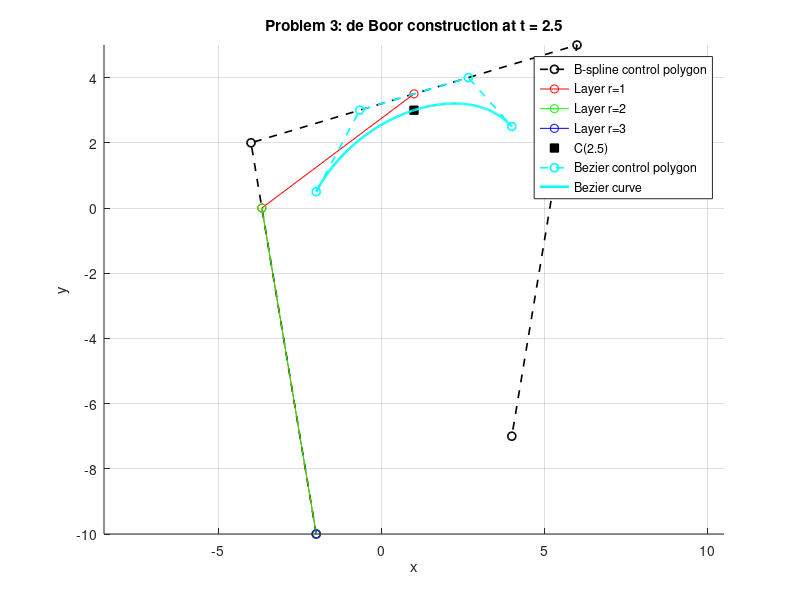

MATLAB code for this plot:
%% Assignment 6 - Problem 3 (Robust de Boor + Bezier conversion)
% ----------------------------------------------------------
% This script evaluates a uniform cubic B-spline at t=2.5 using
% a robust, span-consistent de Boor implementation, and converts
% the spline segment [2,3] into an equivalent cubic Bezier curve.
% All comments are in English as requested.
% ----------------------------------------------------------

clear; clc; close all;

% --- Given control points and knot vector (uniform, open) ---
P = [-2 -10; -4  2;  6  5;  4 -7];
U = [ 0   0   1   2   3   4   5   5];
p = 3;                  % degree (cubic)
t_eval = 2.5;           % evaluation parameter (inside [2,3])

%% ================= Helper: findKnotSpan (MATLAB 1-based) =================
% Returns k such that U(k) <= t < U(k+1), with k in [p+1, n+1],
% where n = number_of_ctrl_pts - 1.
function k = findKnotSpan(U, p, t)
    m = numel(U) - 1;           % last knot index (0-based notion -> here "m")
    n = m - p - 1;              % n = #ctrlPts - 1
    % Right-end protection: if t == last internal knot U(n+2), put k = n+1
    if abs(t - U(n+2)) < 1e-14
        k = n + 1;
        return;
    end
    % Linear search is fine for small vectors
    for kk = (p+1):(n+1)
        if t >= U(kk) && t < U(kk+1)
            k = kk;
            return;
        end
    end
    error('t is out of the valid parametric range for this spline segment.');
end

%% ================= Helper: de Boor (robust, span-consistent) ==============
% Returns the curve point C at parameter t, and 'layers' for visualization.
% The algorithm uses a local (p+1)-by-d array d, consistent with the span k.
function [C, layers] = deBoor_full(U, P, p, t)
    % Determine sizes
    d_dim = size(P,2);                 % dimension (2D here)
    % Find span index k such that U(k) <= t < U(k+1)
    k = findKnotSpan(U, p, t);
    % Initialize local working array of length p+1
    d = zeros(p+1, d_dim);
    % Copy relevant control points: P(k-p : k)
    % NOTE: MATLAB is 1-based; indices k-p ... k are valid for k in [p+1, n+1]
    for j = 0:p
        d(j+1,:) = P(k - p + j, :);
    end
    % Store the first "layer" (optional: for plotting the construction)
    layers = cell(p+1,1);
    layers{1} = d;  % these are the p+1 control points involved

    % De Boor recursion
    for r = 1:p
        for j = p:-1:r
            denom = U(k + 1 + j - r) - U(k - p + j);
            % Numerical safety: if denom is zero (shouldn't happen for valid span),
            % clamp alpha to 0 (or 1) to avoid NaN. Here we just guard:
            if abs(denom) < 1e-14
                alpha = 0.0;
            else
                alpha = (t - U(k - p + j)) / denom;
            end
            d(j+1,:) = (1 - alpha)*d(j,:) + alpha*d(j+1,:);
        end
        % Keep only the "active" part for this layer (first p-r+1 points)
        layers{r+1} = d(1:(p - r + 1), :);
    end
    C = d(p+1,:);   % final point
end

%% ================= (1) Evaluate at t = 2.5 via de Boor ====================
[C, layers] = deBoor_full(U, P, p, t_eval);
disp('Curve point at t = 2.5:');
disp(C);   % Expected: [1.0000, 3.0000]

% --- Plot de Boor construction ---
figure; hold on; axis equal; grid on;
title('Problem 3: de Boor construction at t = 2.5');
xlabel('x'); ylabel('y');

% Original control polygon
plot(P(:,1), P(:,2), 'ko--', 'LineWidth', 1.2, ...
     'DisplayName', 'B-spline control polygon');

% Plot intermediate layers (local points in each recursion)
colors = {'r','g','b','m'};
for r = 2:length(layers)
    pts = layers{r};
    plot(pts(:,1), pts(:,2), 'o-', 'Color', colors{r-1}, ...
         'DisplayName', sprintf('Layer r=%d', r-1));
end

% Final curve point
plot(C(1), C(2), 'ks', 'MarkerFaceColor', 'k', ...
     'DisplayName', 'C(2.5)');

legend('Location','best');

%% ================= (2) Convert [2,3] to cubic Bezier ======================
% We need C(2), C'(2), C(3), C'(3). We'll evaluate C at the endpoints,
% and approximate derivatives numerically with a small step h. To avoid
% evaluating exactly at the right endpoint knot (which may produce 0 denominators),
% we use "3 - h" instead of "3" directly.

h = 1e-6;

% Endpoints (avoid exact right-end knot)
C2   = deBoor_full(U, P, p, 2.0);
C3   = deBoor_full(U, P, p, 3.0 - h);

% First derivatives via one-sided finite differences
C2p  = (deBoor_full(U, P, p, 2.0 + h) - C2) / h;
C3p  = (C3 - deBoor_full(U, P, p, 3.0 - 2*h)) / h;

% Bezier control points over length Delta = 1
B0 = C2;
B1 = C2 + (1/3) * C2p;
B2 = C3 - (1/3) * C3p;
B3 = C3;
B  = [B0; B1; B2; B3];

disp('Equivalent cubic Bezier control points [x y]:');
disp(B);

% --- Helper: de Casteljau for Bezier evaluation ---
function Q = deCasteljau(Pb, t)
    n = size(Pb,1);
    for rr = 1:n-1
        for ii = 1:n-rr
            Pb(ii,:) = (1-t)*Pb(ii,:) + t*Pb(ii+1,:);
        end
    end
    Q = Pb(1,:);
end

% Plot Bezier control polygon and curve (should match the spline segment)
tt = linspace(0,1,200);
curve = zeros(numel(tt),2);
for i = 1:numel(tt)
    curve(i,:) = deCasteljau(B, tt(i));
end

plot(B(:,1), B(:,2), 'c--o', 'LineWidth', 1.2, ...
     'DisplayName', 'Bezier control polygon');
plot(curve(:,1), curve(:,2), 'c', 'LineWidth', 1.8, ...
     'DisplayName', 'Bezier curve');

legend('Location','best');
